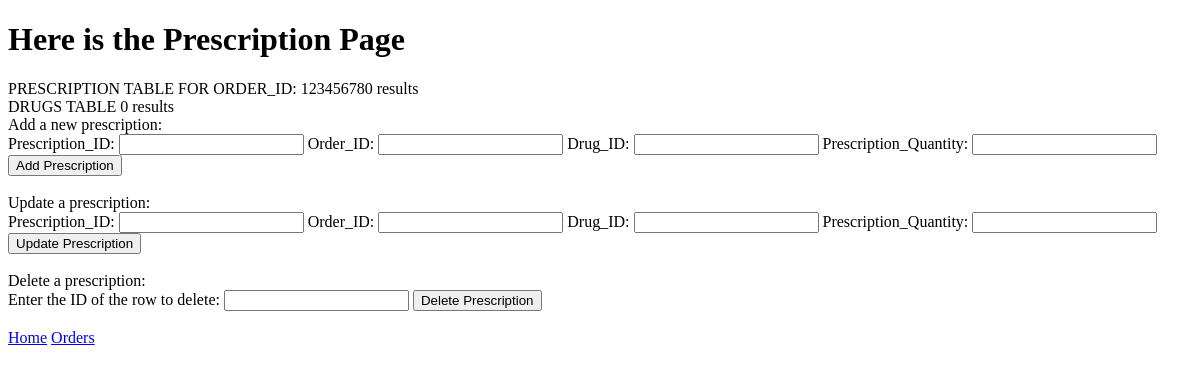
The app's page /php/order/doctor_prescription.php?presc=12345678, older data.
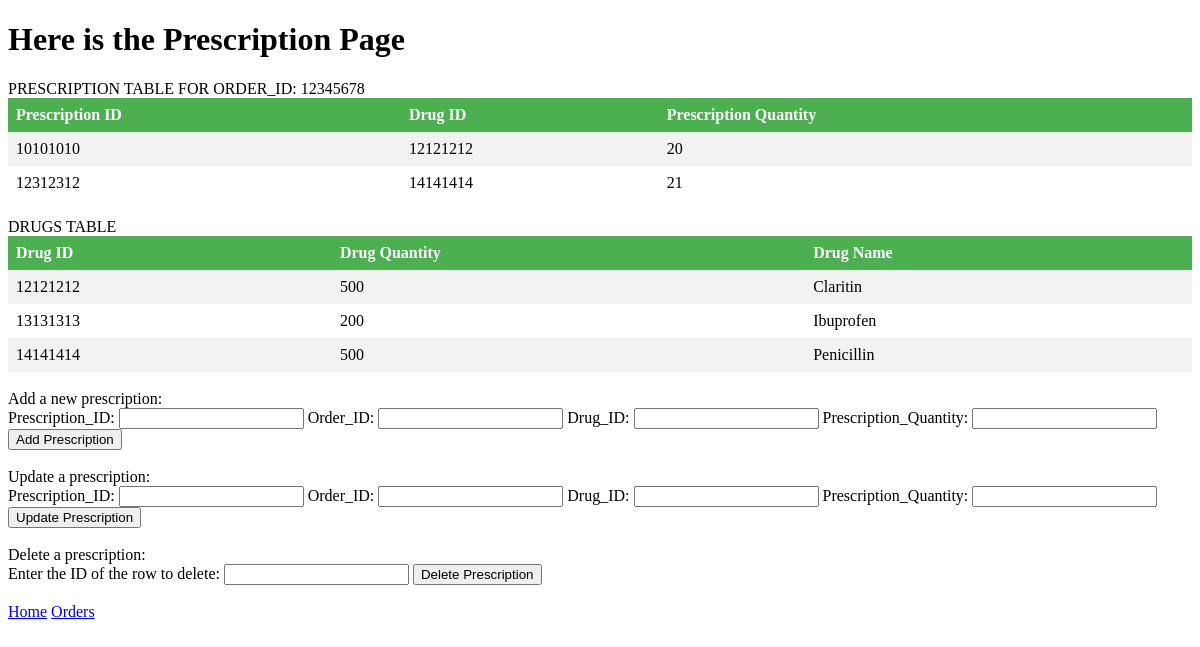
The same page, newer data.
### tables this page shows
CREATE TABLE `prescription` (
  `Prescription_ID` int(11) NOT NULL,
  `Order_ID` int(11) NOT NULL,
  `Drug_ID` int(11) NOT NULL,
  `Prescription_Quantity` int(11) NOT NULL
);

CREATE TABLE `drug` (
  `Drug_ID` int(10) NOT NULL,
  `Drug_Quantity` int(3) NOT NULL,
  `Drug_Name` varchar(255) NOT NULL
);

### php/order/doctor_prescription.php (the view, shortened to what this page needs)
<?php
include "../db_conn.php";
?>
<!DOCTYPE html>
    <html>
    <head>
        <link rel="stylesheet" href="../styles.css">
    </head>
    <body>
        <h1> Here is the Prescription Page </h1>
        <?php
        if(isset($_GET['presc'])) {
            $presc = $_GET['presc'];
            echo "PRESCRIPTION TABLE FOR ORDER_ID: " . $presc;
            $sql = "SELECT * FROM `prescription` WHERE Order_ID = '$presc'";
            $result = mysqli_query($conn,$sql);
            if ($result->num_rows > 0) {
                echo "<table>";
                echo "<tr><th>Prescription ID</th><th>Drug ID</th><th>Prescription Quantity</th></tr>";
                while($row = $result->fetch_assoc()) {
                    echo "<tr><td>" . $row["Prescription_ID"] . "</td><td>" . $row["Drug_ID"] . "</td><td>" . $row["Prescription_Quantity"] . "</td></tr>";
                }
                echo "</table>";
            } else {
                echo "0 results";
            }
        }
        ?>
        <br>
        DRUGS TABLE
        <?php
        $sql = "SELECT * FROM `drug`";
        $result = mysqli_query($conn,$sql);
        if ($result->num_rows > 0) {
            echo "<table>";
            echo "<tr><th>Drug ID</th><th>Drug Quantity</th><th>Drug Name</th></tr>";
            while($row = $result->fetch_assoc()) {
                echo "<tr><td>" . $row["Drug_ID"] . "</td><td>" . $row["Drug_Quantity"] . "</td><td>" . $row["Drug_Name"] . "</td></tr>";
            }
            echo "</table>";
        } else {
            echo "0 results";
        }
        ?>
        <br>
        Add a new prescription:
        <form method="post" action="insert_prescription.php">
            <label for="prescription_id">Prescription_ID:</label>
            <input type="text" name="prescription_id" id="prescription_id" required>
            <label for="order_id">Order_ID:</label>
            <input type="text" name="order_id" id="order_id" required>
            <label for="drug_id">Drug_ID:</label>
            <input type="text" name="drug_id" id="drug_id" required>
            <label for="quantity">Prescription_Quantity:</label>
            <input type="text" name="quantity" id="quantity" required>
            <input type="submit" value="Add Prescription">
        </form>
        <br>
        Update a prescription:
        <form method="post" action="update_prescription.php">
            <label for="prescription_id">Prescription_ID:</label>
            <input type="text" name="prescription_id" id="prescription_id" required>
            <label for="order_id">Order_ID:</label>
            <input type="text" name="order_id" id="order_id" required>
            <label for="drug_id">Drug_ID:</label>
            <input type="text" name="drug_id" id="drug_id" required>
            <label for="quantity">Prescription_Quantity:</label>
            <input type="text" name="quantity" id="quantity" required>
            <input type="submit" value="Update Prescription">
            </form>
        <br>
        Delete a prescription:
        <form action="delete_prescription.php" method="POST">
            <label for="prescription_id">Enter the ID of the row to delete:</label>
            <input type="text" name="prescription_id" required>
            <button type="submit" name="delete_btn">Delete Prescription</button>
        </form>
        <br>
        <a href="../doctor_home.php">Home</a>
        <a href="doctor_order.php">Orders</a>
    </body>
    </html>

Row changes from the older to the newer data that the page shows:
added prescription: Prescription_ID "10101010", Drug_ID "12121212", Prescription_Quantity "20"
added prescription: Prescription_ID "12312312", Drug_ID "14141414", Prescription_Quantity "21"
added drug: Drug_ID "12121212", Drug_Quantity "500", Drug_Name "Claritin"
added drug: Drug_ID "13131313", Drug_Quantity "200", Drug_Name "Ibuprofen"
added drug: Drug_ID "14141414", Drug_Quantity "500", Drug_Name "Penicillin"
Text that changed along with them:
text no longer shown: "0 results 0 results"
text now shown: "Prescription ID Drug ID Prescription Quantity Drug ID Drug Quantity Drug Name"
